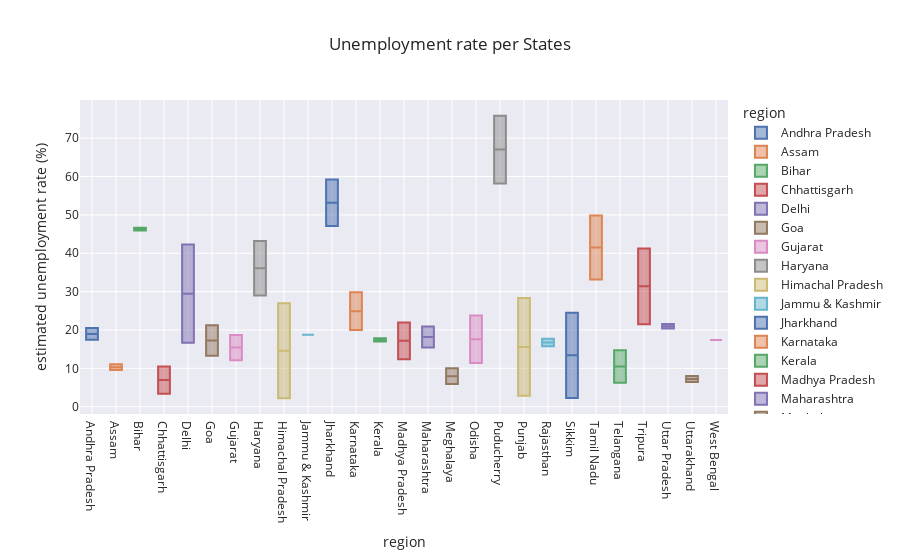

Source (notebook cell):
### Code cell
px.box(lockdown_df, x='region', y='estimated unemployment rate (%)', color='region', title='Unemployment rate per States', template='seaborn')

### Figure 1 — Plotly figure (JSON) as saved in the notebook; plotly's stock layout.template omitted (floating-point values rounded to 4 significant figures)
{"data": [{"alignmentgroup": "True", "hovertemplate": "region=%{x}<br>estimated unemployment rate (%)=%{y}<extra></extra>", "legendgroup": "Andhra Pradesh", "marker": {"color": "rgb(76,114,176)"}, "name": "Andhra Pradesh", "notched": false, "offsetgroup": "Andhra Pradesh", "orientation": "v", "showlegend": true, "type": "box", "x": ["Andhra Pradesh", "Andhra Pradesh"], "x0": " ", "xaxis": "x", "y": [20.51, 17.43], "y0": " ", "yaxis": "y"}, {"alignmentgroup": "True", "hovertemplate": "region=%{x}<br>estimated unemployment rate (%)=%{y}<extra></extra>", "legendgroup": "Assam", "marker": {"color": "rgb(221,132,82)"}, "name": "Assam", "notched": false, "offsetgroup": "Assam", "orientation": "v", "showlegend": true, "type": "box", "x": ["Assam", "Assam"], "x0": " ", "xaxis": "x", "y": [11.06, 9.55], "y0": " ", "yaxis": "y"}, {"alignmentgroup": "True", "hovertemplate": "region=%{x}<br>estimated unemployment rate (%)=%{y}<extra></extra>", "legendgroup": "Bihar", "marker": {"color": "rgb(85,168,104)"}, "name": "Bihar", "notched": false, "offsetgroup": "Bihar", "orientation": "v", "showlegend": true, "type": "box", "x": ["Bihar", "Bihar"], "x0": " ", "xaxis": "x", "y": [46.64, 45.96], "y0": " ", "yaxis": "y"}, {"alignmentgroup": "True", "hovertemplate": "region=%{x}<br>estimated unemployment rate (%)=%{y}<extra></extra>", "legendgroup": "Chhattisgarh", "marker": {"color": "rgb(196,78,82)"}, "name": "Chhattisgarh", "notched": false, "offsetgroup": "Chhattisgarh", "orientation": "v", "showlegend": true, "type": "box", "x": ["Chhattisgarh", "Chhattisgarh"], "x0": " ", "xaxis": "x", "y": [3.41, 10.5], "y0": " ", "yaxis": "y"}, {"alignmentgroup": "True", "hovertemplate": "region=%{x}<br>estimated unemployment rate (%)=%{y}<extra></extra>", "legendgroup": "Delhi", "marker": {"color": "rgb(129,114,179)"}, "name": "Delhi", "notched": false, "offsetgroup": "Delhi", "orientation": "v", "showlegend": true, "type": "box", "x": ["Delhi", "Delhi"], "x0": " ", "xaxis": "x", "y": [16.68, 42.27], "y0": " ", "yaxis": "y"}, {"alignmentgroup": "True", "hovertemplate": "region=%{x}<br>estimated unemployment rate (%)=%{y}<extra></extra>", "legendgroup": "Goa", "marker": {"color": "rgb(147,120,96)"}, "name": "Goa", "notched": false, "offsetgroup": "Goa", "orientation": "v", "showlegend": true, "type": "box", "x": ["Goa", "Goa"], "x0": " ", "xaxis": "x", "y": [13.31, 21.25], "y0": " ", "yaxis": "y"}, {"alignmentgroup": "True", "hovertemplate": "region=%{x}<br>estimated unemployment rate (%)=%{y}<extra></extra>", "legendgroup": "Gujarat", "marker": {"color": "rgb(218,139,195)"}, "name": "Gujarat", "notched": false, "offsetgroup": "Gujarat", "orientation": "v", "showlegend": true, "type": "box", "x": ["Gujarat", "Gujarat"], "x0": " ", "xaxis": "x", "y": [18.71, 12.11], "y0": " ", "yaxis": "y"}, {"alignmentgroup": "True", "hovertemplate": "region=%{x}<br>estimated unemployment rate (%)=%{y}<extra></extra>", "legendgroup": "Haryana", "marker": {"color": "rgb(140,140,140)"}, "name": "Haryana", "notched": false, "offsetgroup": "Haryana", "orientation": "v", "showlegend": true, "type": "box", "x": ["Haryana", "Haryana"], "x0": " ", "xaxis": "x", "y": [43.22, 29.02], "y0": " ", "yaxis": "y"}, {"alignmentgroup": "True", "hovertemplate": "region=%{x}<br>estimated unemployment rate (%)=%{y}<extra></extra>", "legendgroup": "Himachal Pradesh", "marker": {"color": "rgb(204,185,116)"}, "name": "Himachal Pradesh", "notched": false, "offsetgroup": "Himachal Pradesh", "orientation": "v", "showlegend": true, "type": "box", "x": ["Himachal Pradesh", "Himachal Pradesh"], "x0": " ", "xaxis": "x", "y": [2.2, 26.95], "y0": " ", "yaxis": "y"}, {"alignmentgroup": "True", "hovertemplate": "region=%{x}<br>estimated unemployment rate (%)=%{y}<extra></extra>", "legendgroup": "Jammu & Kashmir", "marker": {"color": "rgb(100,181,205)"}, "name": "Jammu & Kashmir", "notched": false, "offsetgroup": "Jammu & Kashmir", "orientation": "v", "showlegend": true, "type": "box", "x": ["Jammu & Kashmir"], "x0": " ", "xaxis": "x", "y": [18.74], "y0": " ", "yaxis": "y"}, {"alignmentgroup": "True", "hovertemplate": "region=%{x}<br>estimated unemployment rate (%)=%{y}<extra></extra>", "legendgroup": "Jharkhand", "marker": {"color": "rgb(76,114,176)"}, "name": "Jharkhand", "notched": false, "offsetgroup": "Jharkhand", "orientation": "v", "showlegend": true, "type": "box", "x": ["Jharkhand", "Jharkhand"], "x0": " ", "xaxis": "x", "y": [47.09, 59.23], "y0": " ", "yaxis": "y"}, {"alignmentgroup": "True", "hovertemplate": "region=%{x}<br>estimated unemployment rate (%)=%{y}<extra></extra>", "legendgroup": "Karnataka", "marker": {"color": "rgb(221,132,82)"}, "name": "Karnataka", "notched": false, "offsetgroup": "Karnataka", "orientation": "v", "showlegend": true, "type": "box", "x": ["Karnataka", "Karnataka"], "x0": " ", "xaxis": "x", "y": [29.84, 19.97], "y0": " ", "yaxis": "y"}, {"alignmentgroup": "True", "hovertemplate": "region=%{x}<br>estimated unemployment rate (%)=%{y}<extra></extra>", "legendgroup": "Kerala", "marker": {"color": "rgb(85,168,104)"}, "name": "Kerala", "notched": false, "offsetgroup": "Kerala", "orientation": "v", "showlegend": true, "type": "box", "x": ["Kerala", "Kerala"], "x0": " ", "xaxis": "x", "y": [16.99, 17.88], "y0": " ", "yaxis": "y"}, {"alignmentgroup": "True", "hovertemplate": "region=%{x}<br>estimated unemployment rate (%)=%{y}<extra></extra>", "legendgroup": "Madhya Pradesh", "marker": {"color": "rgb(196,78,82)"}, "name": "Madhya Pradesh", "notched": false, "offsetgroup": "Madhya Pradesh", "orientation": "v", "showlegend": true, "type": "box", "x": ["Madhya Pradesh", "Madhya Pradesh"], "x0": " ", "xaxis": "x", "y": [12.36, 21.98], "y0": " ", "yaxis": "y"}, {"alignmentgroup": "True", "hovertemplate": "region=%{x}<br>estimated unemployment rate (%)=%{y}<extra></extra>", "legendgroup": "Maharashtra", "marker": {"color": "rgb(129,114,179)"}, "name": "Maharashtra", "notched": false, "offsetgroup": "Maharashtra", "orientation": "v", "showlegend": true, "type": "box", "x": ["Maharashtra", "Maharashtra"], "x0": " ", "xaxis": "x", "y": [20.9, 15.46], "y0": " ", "yaxis": "y"}, {"alignmentgroup": "True", "hovertemplate": "region=%{x}<br>estimated unemployment rate (%)=%{y}<extra></extra>", "legendgroup": "Meghalaya", "marker": {"color": "rgb(147,120,96)"}, "name": "Meghalaya", "notched": false, "offsetgroup": "Meghalaya", "orientation": "v", "showlegend": true, "type": "box", "x": ["Meghalaya", "Meghalaya"], "x0": " ", "xaxis": "x", "y": [10.03, 5.92], "y0": " ", "yaxis": "y"}, {"alignmentgroup": "True", "hovertemplate": "region=%{x}<br>estimated unemployment rate (%)=%{y}<extra></extra>", "legendgroup": "Odisha", "marker": {"color": "rgb(218,139,195)"}, "name": "Odisha", "notched": false, "offsetgroup": "Odisha", "orientation": "v", "showlegend": true, "type": "box", "x": ["Odisha", "Odisha"], "x0": " ", "xaxis": "x", "y": [23.76, 11.41], "y0": " ", "yaxis": "y"}, {"alignmentgroup": "True", "hovertemplate": "region=%{x}<br>estimated unemployment rate (%)=%{y}<extra></extra>", "legendgroup": "Puducherry", "marker": {"color": "rgb(140,140,140)"}, "name": "Puducherry", "notched": false, "offsetgroup": "Puducherry", "orientation": "v", "showlegend": true, "type": "box", "x": ["Puducherry", "Puducherry"], "x0": " ", "xaxis": "x", "y": [75.85, 58.19], "y0": " ", "yaxis": "y"}, {"alignmentgroup": "True", "hovertemplate": "region=%{x}<br>estimated unemployment rate (%)=%{y}<extra></extra>", "legendgroup": "Punjab", "marker": {"color": "rgb(204,185,116)"}, "name": "Punjab", "notched": false, "offsetgroup": "Punjab", "orientation": "v", "showlegend": true, "type": "box", "x": ["Punjab", "Punjab"], "x0": " ", "xaxis": "x", "y": [2.86, 28.33], "y0": " ", "yaxis": "y"}, {"alignmentgroup": "True", "hovertemplate": "region=%{x}<br>estimated unemployment rate (%)=%{y}<extra></extra>", "legendgroup": "Rajasthan", "marker": {"color": "rgb(100,181,205)"}, "name": "Rajasthan", "notched": false, "offsetgroup": "Rajasthan", "orientation": "v", "showlegend": true, "type": "box", "x": ["Rajasthan", "Rajasthan"], "x0": " ", "xaxis": "x", "y": [17.7, 15.74], "y0": " ", "yaxis": "y"}, {"alignmentgroup": "True", "hovertemplate": "region=%{x}<br>estimated unemployment rate (%)=%{y}<extra></extra>", "legendgroup": "Sikkim", "marker": {"color": "rgb(76,114,176)"}, "name": "Sikkim", "notched": false, "offsetgroup": "Sikkim", "orientation": "v", "showlegend": true, "type": "box", "x": ["Sikkim", "Sikkim"], "x0": " ", "xaxis": "x", "y": [2.28, 24.51], "y0": " ", "yaxis": "y"}, {"alignmentgroup": "True", "hovertemplate": "region=%{x}<br>estimated unemployment rate (%)=%{y}<extra></extra>", "legendgroup": "Tamil Nadu", "marker": {"color": "rgb(221,132,82)"}, "name": "Tamil Nadu", "notched": false, "offsetgroup": "Tamil Nadu", "orientation": "v", "showlegend": true, "type": "box", "x": ["Tamil Nadu", "Tamil Nadu"], "x0": " ", "xaxis": "x", "y": [49.83, 33.16], "y0": " ", "yaxis": "y"}, {"alignmentgroup": "True", "hovertemplate": "region=%{x}<br>estimated unemployment rate (%)=%{y}<extra></extra>", "legendgroup": "Telangana", "marker": {"color": "rgb(85,168,104)"}, "name": "Telangana", "notched": false, "offsetgroup": "Telangana", "orientation": "v", "showlegend": true, "type": "box", "x": ["Telangana", "Telangana"], "x0": " ", "xaxis": "x", "y": [6.25, 14.7], "y0": " ", "yaxis": "y"}, {"alignmentgroup": "True", "hovertemplate": "region=%{x}<br>estimated unemployment rate (%)=%{y}<extra></extra>", "legendgroup": "Tripura", "marker": {"color": "rgb(196,78,82)"}, "name": "Tripura", "notched": false, "offsetgroup": "Tripura", "orientation": "v", "showlegend": true, "type": "box", "x": ["Tripura", "Tripura"], "x0": " ", "xaxis": "x", "y": [41.23, 21.51], "y0": " ", "yaxis": "y"}, {"alignmentgroup": "True", "hovertemplate": "region=%{x}<br>estimated unemployment rate (%)=%{y}<extra></extra>", "legendgroup": "Uttar Pradesh", "marker": {"color": "rgb(129,114,179)"}, "name": "Uttar Pradesh", "notched": false, "offsetgroup": "Uttar Pradesh", "orientation": "v", "showlegend": true, "type": "box", "x": ["Uttar Pradesh", "Uttar Pradesh"], "x0": " ", "xaxis": "x", "y": [21.54, 20.41], "y0": " ", "yaxis": "y"}, {"alignmentgroup": "True", "hovertemplate": "region=%{x}<br>estimated unemployment rate (%)=%{y}<extra></extra>", "legendgroup": "Uttarakhand", "marker": {"color": "rgb(147,120,96)"}, "name": "Uttarakhand", "notched": false, "offsetgroup": "Uttarakhand", "orientation": "v", "showlegend": true, "type": "box", "x": ["Uttarakhand", "Uttarakhand"], "x0": " ", "xaxis": "x", "y": [6.48, 8.01], "y0": " ", "yaxis": "y"}, {"alignmentgroup": "True", "hovertemplate": "region=%{x}<br>estimated unemployment rate (%)=%{y}<extra></extra>", "legendgroup": "West Bengal", "marker": {"color": "rgb(218,139,195)"}, "name": "West Bengal", "notched": false, "offsetgroup": "West Bengal", "orientation": "v", "showlegend": true, "type": "box", "x": ["West Bengal", "West Bengal"], "x0": " ", "xaxis": "x", "y": [17.41, 17.41], "y0": " ", "yaxis": "y"}], "layout": {"boxmode": "overlay", "legend": {"title": {"text": "region"}, "tracegroupgap": 0}, "title": {"text": "Unemployment rate per States"}, "xaxis": {"anchor": "y", "categoryarray": ["Andhra Pradesh", "Assam", "Bihar", "Chhattisgarh", "Delhi", "Goa", "Gujarat", "Haryana", "Himachal Pradesh", "Jammu & Kashmir", "Jharkhand", "Karnataka", "Kerala", "Madhya Pradesh", "Maharashtra", "Meghalaya", "Odisha", "Puducherry", "Punjab", "Rajasthan", "Sikkim", "Tamil Nadu", "Telangana", "Tripura", "Uttar Pradesh", "Uttarakhand", "West Bengal"], "categoryorder": "array", "domain": [0, 1], "title": {"text": "region"}}, "yaxis": {"anchor": "x", "domain": [0, 1], "title": {"text": "estimated unemployment rate (%)"}}}}
